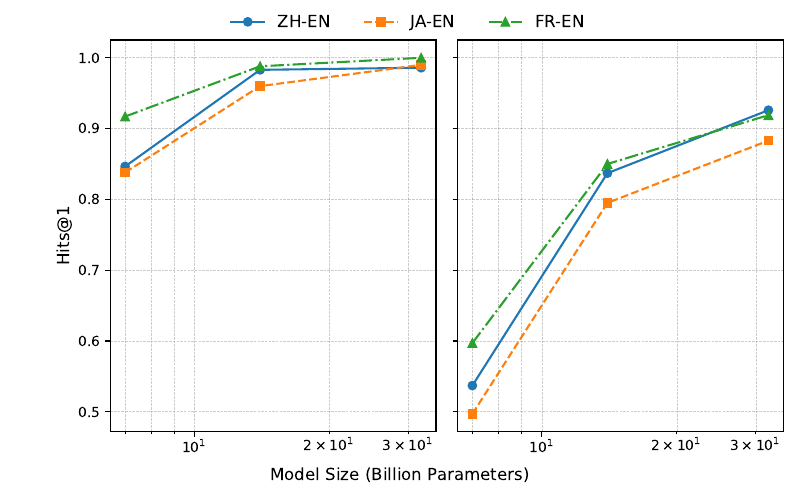

Write the Python code that produced this figure.
import matplotlib.pyplot as plt

# 模型规模
model_sizes = [7, 14, 32]  # 单位为Billion

# 不同数据集在不同模型规模上的Hits@1指标
hits_at_one_zh_simple = [0.8465, 0.983, 0.986]
hits_at_one_ja_simple = [0.838,0.960,0.990]
hits_at_one_fr_simple = [0.917,0.988,1.0]

hits_at_one_zh_hard = [0.537, 0.837, 0.926]
hits_at_one_ja_hard = [0.497,0.795,0.883]
hits_at_one_fr_hard = [0.597,0.85,0.919]

# 创建图形和坐标轴
fig, ax = plt.subplots(nrows=1, ncols=2, figsize=(8, 5), sharey=True)

# 绘制三条折线
ax[0].plot(model_sizes, hits_at_one_zh_simple, marker='o', linestyle='-', label='ZH-EN')
ax[0].plot(model_sizes, hits_at_one_ja_simple, marker='s', linestyle='--', label='JA-EN')
ax[0].plot(model_sizes, hits_at_one_fr_simple, marker='^', linestyle='-.', label='FR-EN')

ax[1].plot(model_sizes, hits_at_one_zh_hard, marker='o', linestyle='-', label='ZH-EN')
ax[1].plot(model_sizes, hits_at_one_ja_hard, marker='s', linestyle='--', label='JA-EN')
ax[1].plot(model_sizes, hits_at_one_fr_hard, marker='^', linestyle='-.', label='FR-EN')

# 设置X轴

ax[0].set_xticks(model_sizes)
ax[1].set_xticks(model_sizes)
ax[0].grid(True, which='both', linestyle='--', linewidth=0.5, color='gray', alpha=0.4)
ax[1].grid(True, which='both', linestyle='--', linewidth=0.5, color='gray', alpha=0.4)
ax[0].set_xscale('log')
ax[1].set_xscale('log')
fig.text(0.5, 0.04, 'Model Size (Billion Parameters)', ha='center', fontsize=12)

# 设置共享纵坐标为Hits@1
ax[0].set_ylabel('Hits@1', fontsize=12)

# 共享图例
# ax.legend()
# ax.grid(True, which='both', linestyle='--', linewidth=0.5, color='gray', alpha=0.4)
handles, labels = ax[0].get_legend_handles_labels()
fig.legend(handles, labels, loc='upper center', bbox_to_anchor=(0.51, 1.0), ncol=3, fontsize='large', frameon=False)

# 设置横坐标和纵坐标的标签
# ax.set_xlabel('Model Size (Billion Parameters)', fontsize=12)
# ax.set_ylabel('Hits@1', fontsize=12)

# # 自动调整横纵坐标轴的范围
# ax.set_xscale('log')  # 设置横坐标为对数尺度以反映参数规模的变化
# ax.spines['top'].set_visible(False)
# ax.spines['right'].set_visible(False)
# ax.autoscale()
#save

plt.tight_layout(rect=[0.05, 0.05, 1, 0.95])  # 调整布局留出空间
plt.savefig('chap04_hard_simple_scaling.pdf', format='pdf')